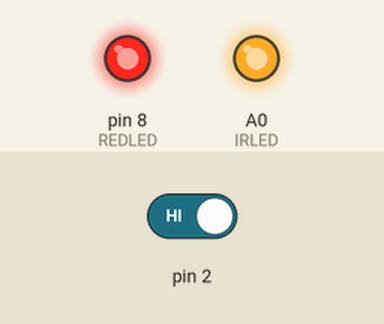
This sketch was run on a simulated Arduino Nano, built with avr-gcc and run on an emulated ATmega328P. Shown: output pins drawn as LEDs (lit = HIGH). The test bench sets the inputs (shaded band); at power-on: pin 2 HIGH.

Above: at 1.2 s.
1.3 s: pin 2 driven LOW
At 2.1 s:
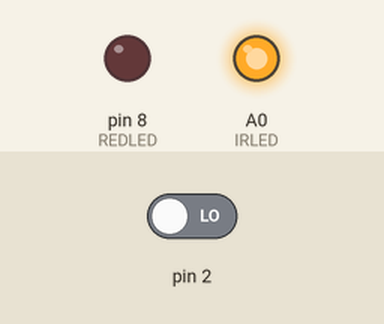
Timing chart, 0 to 4.3 s (numbered marks = the images above; inputs shaded):
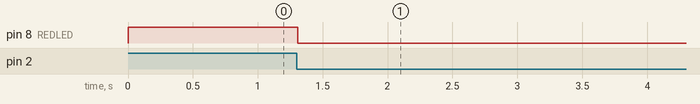

The sketch:

stereographics_update.ino
```cpp
/*------------------------------------------------------------------+
  | Question: Can we have an ISR on one pin with different reaction   |
  | modes set? Answer: Yes, we can...                                 |
  |                                                                   |
  | Successfully tested with Arduino Nano in breadboard testbed       |
  |                                                                   |
  | Author   : InlineSkater                                           |
  | Date     : 23.01.2016 20:30:28                                    |
  | Revision : 1.0                                                    |
  |                                                                   |
  | Switch goes low at Pin 3: checked bei ISR, indicated by red LED   |
  | ISR mode change realised within two corresponging ISRs to detect  |
  | falling & subsequent rising edge of start pulse. Short & long     |
  | pulse discriminated and corresponding action started.             |
  +------------------------------------------------------------------*/

#define DEBUG
#define REDLED 8
#define BUTTON 3
#define IRLED A0

void setup() {

  pinMode(BUTTON, INPUT);
  digitalWrite(BUTTON, HIGH);
  pinMode(REDLED, OUTPUT);
  digitalWrite(REDLED, HIGH);
  pinMode(IRLED, OUTPUT);
  digitalWrite(IRLED, HIGH);
  attachInterrupt(INT0, button_low_isr, FALLING);
}

void loop() {

}


void button_low_isr() {      // 1st action: button goes low and we see it
  digitalWrite(REDLED, HIGH);
  attachInterrupt(INT0, button_high_isr, RISING);
  noInterrupts();
  digitalWrite(IRLED, LOW);
  __builtin_avr_delay_cycles(960);  // 1/16us
  digitalWrite(IRLED, HIGH);
  __builtin_avr_delay_cycles(16 * 1000); // 1/16us
  __builtin_avr_delay_cycles(16 * 1000); // 1/16us
  __builtin_avr_delay_cycles(16 * 1000); // 1/16us
  __builtin_avr_delay_cycles(16 * 1000); // 1/16us
  __builtin_avr_delay_cycles(16 * 1000); // 1/16us
  __builtin_avr_delay_cycles(16 * 1000); // 1/16us
  __builtin_avr_delay_cycles(16 * 1000); // 1/16us
  digitalWrite(IRLED, LOW);
  __builtin_avr_delay_cycles(960);  // 1/16us
  digitalWrite(IRLED, HIGH);

  digitalWrite(REDLED, LOW);
  interrupts();
}

void button_high_isr() {    // 2nd action: button goes high and we see it
  digitalWrite(REDLED, HIGH);
  attachInterrupt(INT0, button_low_isr, FALLING);
  noInterrupts();

  digitalWrite(IRLED, LOW);
  __builtin_avr_delay_cycles(1920);  // 1/16us
  digitalWrite(IRLED, HIGH);
  __builtin_avr_delay_cycles(16 * 1000); // 1/16us
  __builtin_avr_delay_cycles(16 * 1000); // 1/16us
  __builtin_avr_delay_cycles(16 * 1000); // 1/16us
  __builtin_avr_delay_cycles(16 * 1000); // 1/16us
  __builtin_avr_delay_cycles(16 * 1000); // 1/16us
  __builtin_avr_delay_cycles(16 * 1000); // 1/16us
  __builtin_avr_delay_cycles(16 * 1000); // 1/16us
  digitalWrite(IRLED, LOW);
  __builtin_avr_delay_cycles(1920);  // 1/16us
  digitalWrite(IRLED, HIGH);

  digitalWrite(REDLED, LOW);
  interrupts();
}
```

Measured:
- after the input at 1.3 s, pin 8 (REDLED): HIGH → LOW at once
